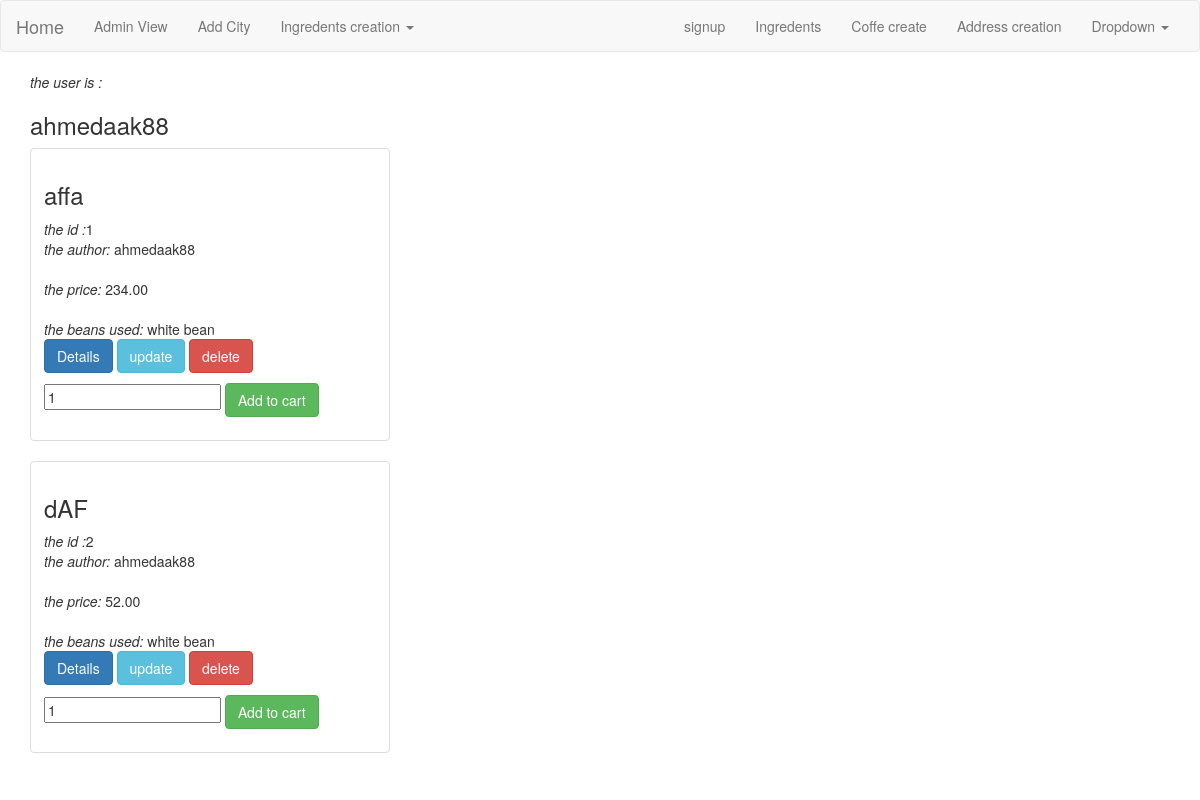
The page /main/home/ (signed in) on the database its author committed.
### main/models.py (models this page shows, shortened)
class Coffe(models.Model):
	author = models.ForeignKey(User, default=1)
	name = models.CharField(max_length=255)
	espresso = models.PositiveIntegerField(null=True, default=0)
	bean = models.ForeignKey(Bean,null=True)
	roast = models.ForeignKey(Roast, null=True)
	syrups = models.ManyToManyField(Syrups,blank=True, default=get_first_model1)
	powders= models.ManyToManyField(Powders,blank=True , default=get_first_model1)
	water =  models.FloatField(default=0,null=True)
	steamed_milk = models.BooleanField(default=False)
	foam = models.FloatField(null=True ,default=0)
	extra_instructions = models.TextField(null=True)
	price = models.DecimalField(max_digits = 5, decimal_places=2)

class Bean(models.Model):
	name = models.CharField(max_length=200)
	price =models.DecimalField(max_digits = 5 ,decimal_places=2)
	def __str__(self):
		return self.name

### main/views.py (the view)
def main_home(request):
	x = Coffe.objects.all()
	context = {
	    "user": request.user,
	    "details" : x,
	}
	return render(request, 'home.html', context)

### main/templates/home.html (shortened to what this page needs)
{% extends "base.html" %}
{% block content %}
<div class="row">
<div class="col-sm-6 col-md-4">
{% for x  in details  %}
	{% if x.author == request.user %}
<div class="thumbnail">
<div class="caption">
	<h3>{{x.name}}</h3>
	<cite>the id :</cite><h9>{{x.id}}</h9>
	<br>
	<cite>the author: </cite><h9 >{{x.author}}</h9>
	<br><br>
	<cite>the price: </cite><h9>{{x.price}}</h9>
	<br><br>
	<cite>the beans used: </cite><h9>{{x.bean}}</h9>
	<br>
	<p>
		<a href="{% url 'main:details' post_id=x.id %}" class="btn btn-primary" role="button">Details</a>
		{%if user.is_superuser or user.is_staff%}
		<a href="{% url 'main:update' post_id=x.id %}" class="btn btn-info" role="button">update</a>
		<a href="{% url 'main:delete' post_id=x.id %}" class="btn btn-danger" role="button">delete</a>
		{% endif%}
		<form action="{% url 'cart:mycart' %}" method="GET">
		<input type="number" name="qty" value="1" placeholder="Quntity">
		<input type="submit" class="btn btn-success" value="Add to cart">
		</form>
	</p>
</div>
</div>
	{% endif %}
{% endfor %}
	</div>
</div>
{% endblock content%}

### main/templates/base.html (shortened to what this page needs)
<!DOCTYPE html>
{% load static %}
<html>
<head>
<link rel="stylesheet" href="{% static 'css/bootstrap.min.css' %}">
</head>
<body>
{% include 'navbar.html' %}
		 <div class="container">
		<cite>the user is :</cite><h3>{{user}}</h3>
		{% block content %}
		{% endblock content%}
    	</div>
</body>
</html>

### main/templates/navbar.html (shortened to what this page needs)
<nav class="navbar navbar-default">
  <div class="container-fluid">
    <div class="navbar-header">
      <a class="navbar-brand" href="{%url 'main:home'%}">Home</a>
    </div>
    <div class="collapse navbar-collapse" id="bs-example-navbar-collapse-1">
      <ul class="nav navbar-nav">
      {%if user.is_superuser or user.is_staff%}
     <li ><a href="{%url 'main:admin_view'%}">Admin View</a></li>
        <li ><a href="{%url 'main:city_create'%}">Add City</a></li>
        <li class="dropdown">
          <a class="dropdown-toggle" data-toggle="dropdown" role="button" aria-haspopup="true" aria-expanded="false">Ingredents creation <span class="caret"></span></a>
        </li>
          {% endif%}
      </ul>
      <ul class="nav navbar-nav navbar-right">
        <li><a href="{%url 'main:signup'%}">signup</a></li>
                <li><a href="{%url 'main:ingredents'%}">Ingredents</a></li>
                <li><a href="{%url 'main:create'%}">Coffe create</a></li>
        <li><a href="{%url 'main:address_create'%}">Address creation</a></li>
        <li class="dropdown">
          <a href="#" class="dropdown-toggle" data-toggle="dropdown" role="button" aria-haspopup="true" aria-expanded="false">Dropdown <span class="caret"></span></a>
        </li>
      </ul>
    </div>
  </div>
</nav>

### rows shown on the page
Coffe: name "affa", id "1", author "ahmedaak88", price "234.00", bean "white bean"
Coffe: name "dAF", id "2", author "ahmedaak88", price "52.00", bean "white bean"

### other values the page prints
{{ user }} "ahmedaak88"
